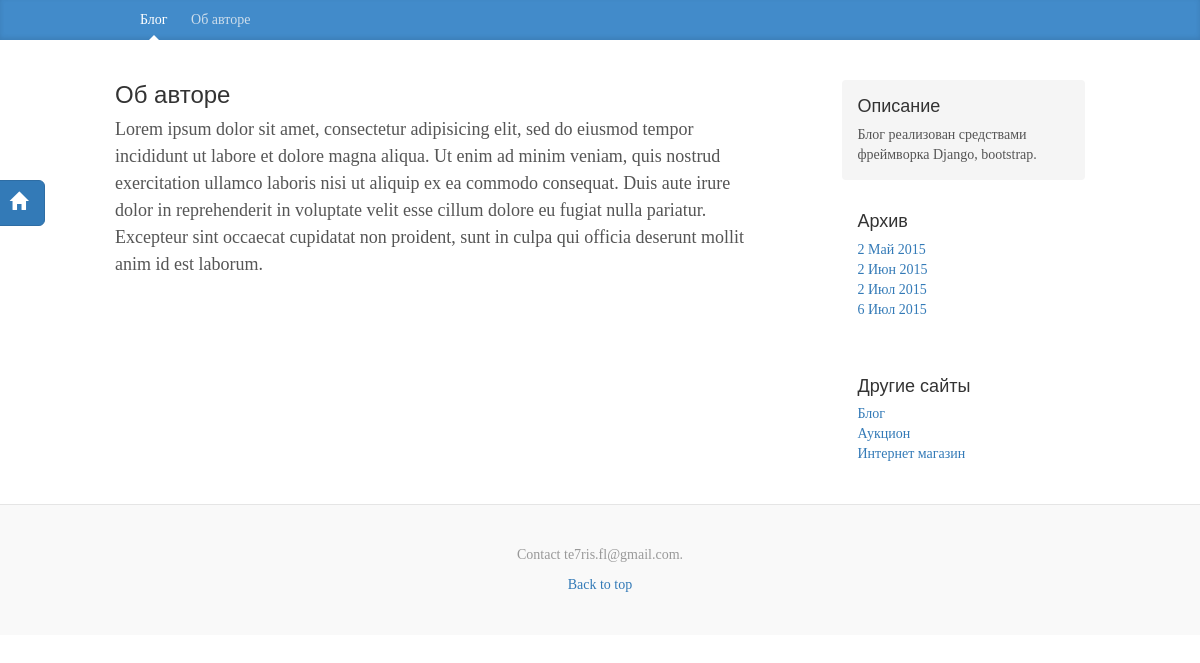
The app's page /blog/about/ with its own data.
### blog/models.py (models this page shows, shortened)
class Article(models.Model):
    class Meta():
        db_table = u'Статья'
    article_title = models.CharField(max_length=70)
    article_text = models.TextField()
    article_date = models.DateField(auto_now_add=True)
    article_likes = models.IntegerField(default=0)

### blog/views.py (the view)
def about(request):
    context = {}
    archive()
    context['dates'] = dates
    return render(request, 'blog_about.html', context)

### blog/views.py (called while the page is built)
def archive():
    all = Article.objects.all()
    l = len(all)
    for i in range(l):
        if all[i].article_date not in dates:
            dates.append(all[i].article_date)
            print(str(all[i].article_date))

### blog/templates/blog/blog_about.html
{% extends "blog_base.html" %}
{% block container %}
  <div class="row">
    <h3>Об авторе</h3>
    <p>Lorem ipsum dolor sit amet, consectetur adipisicing elit, sed do eiusmod tempor incididunt ut labore et dolore magna aliqua. Ut enim ad minim veniam, quis nostrud exercitation ullamco laboris nisi ut aliquip ex ea commodo consequat. Duis aute irure dolor in reprehenderit in voluptate velit esse cillum dolore eu fugiat nulla pariatur. Excepteur sint occaecat cupidatat non proident, sunt in culpa qui officia deserunt mollit anim id est laborum.</p>
  </div>
{% endblock %}

### blog/templates/blog/blog_right.html
  <div class="sidebar-module sidebar-module-inset">
    <h4>Описание</h4>
    <p>Блог реализован средствами фреймворка Django, bootstrap. </p>
  </div>
  <div class="sidebar-module">
    <h4>Архив</h4>
    <ol class="list-unstyled">
      {% for d in dates %}
      <li><a href="/blog/{{ d|date:'n/Y' }}">{{ d|date:"j M Y" }}</a></li>
      {% endfor %}
    </ol>
  </div>
  <div class="sidebar-module">
    <h4>Другие сайты</h4>
    <ol class="list-unstyled">
      <li><a href="/blog/">Блог</a></li>
      <li><a href="/auction/">Аукцион</a></li>
      <li><a href="/internet-magazine/">Интернет магазин</a></li>
    </ol>
  </div>

### blog/static/css/blog.css (style rules this page uses)
body { font-family: Georgia, "Times New Roman", Times, serif; color: #555; }
h1, .h1, h2, .h2, h3, .h3, h4, .h4, h5, .h5, h6, .h6 { margin-top: 0; font-family: "Helvetica Neue", Helvetica, Arial, sans-serif; font-weight: normal; color: #333; }
.sidebar-module { padding: 15px; margin: 0 -15px 15px; }
.sidebar-module-inset { padding: 15px; background-color: #f5f5f5; border-radius: 4px; }
.sidebar-module-inset p:last-child, .sidebar-module-inset ul:last-child, .sidebar-module-inset ol:last-child { margin-bottom: 0; }

### records on screen
Article: dates "2 Май 2015"
Article: dates "2 Июн 2015"
Article: dates "2 Июл 2015"
Article: dates "6 Июл 2015"
